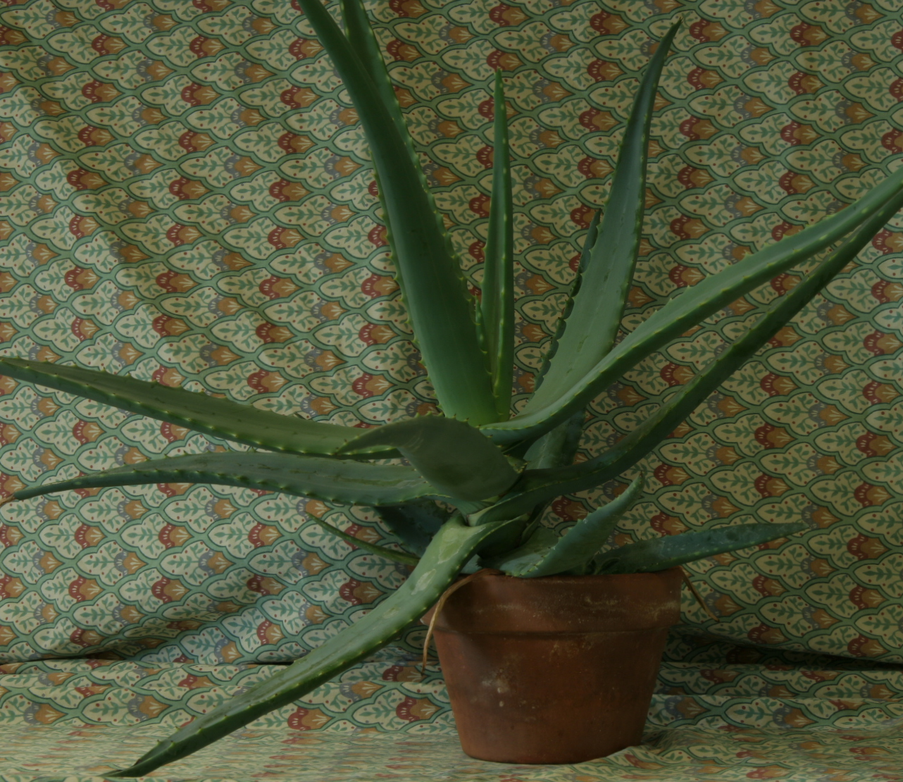
#> input picture view5.png, 903 x 782 px, shrunk from 1282 x 1110 before the run
$ jupyter execute --allow-errors chap154.ipynb   (older library calls are emulated)
#> lines starting #> are read from the running program, lines starting #| are printed output that depends on the picture
[cell 1]
import cv2
import numpy as np
from matplotlib import pyplot as plt

img = cv2.imread('Djed.jpg')
#> (the rest of this cell did not finish here and is left out)

#> (a cell that did not finish here is left out)

[cell 3]
sift = cv2.SIFT()
#> (the rest of this cell did not finish here and is left out)

[cell 4]
import cv2
import numpy as np
from matplotlib import pyplot as plt

img = cv2.imread('view5.png')
#> img is the input picture: shape (782, 903, 3); mean B, G, R 57, 84.4, 78.8
gray= cv2.cvtColor(img,cv2.COLOR_BGR2GRAY)
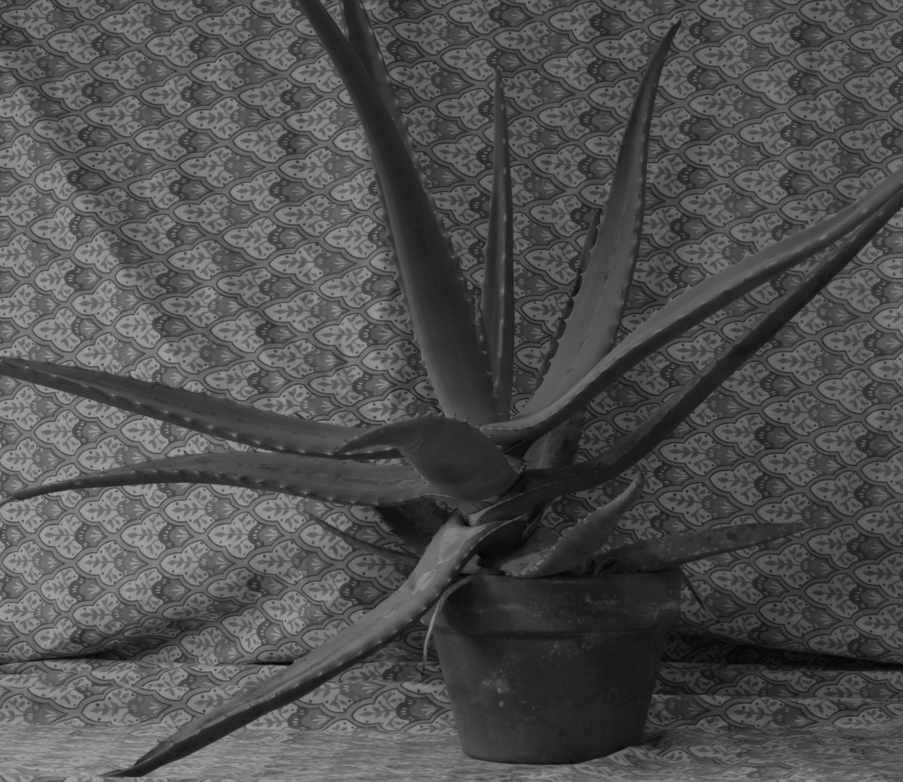
#> gray: shape (782, 903); min 4, max 163, mean 79.6

sift = cv2.SIFT_create()
kp, des = sift.detectAndCompute(gray,None)
#> kp = 10000 keypoints; strongest (x, y, size): (144, 767, 12.2), (450, 543, 26.5), (155, 486, 3.4), (259, 450, 2.6)
img=cv2.drawKeypoints(gray,kp,img)
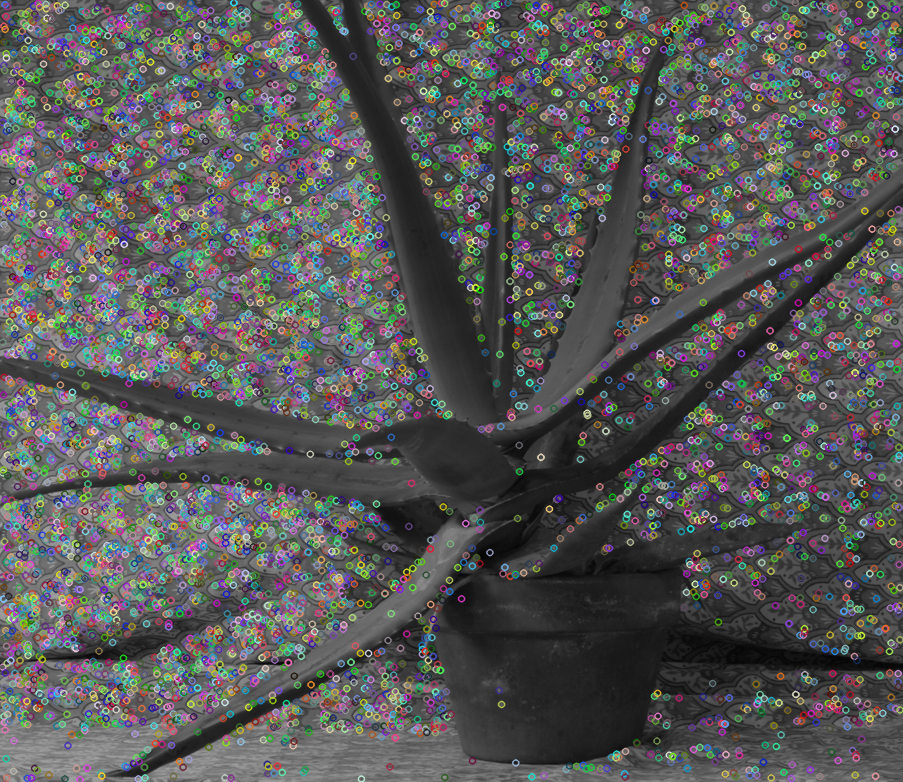
#> img: shape (782, 903, 3); mean B, G, R 87.4, 87.7, 87.5

cv2.imwrite('view5_sift.png',img)
plt.imshow(img)

$ run again, with view1.png copied over view5.png
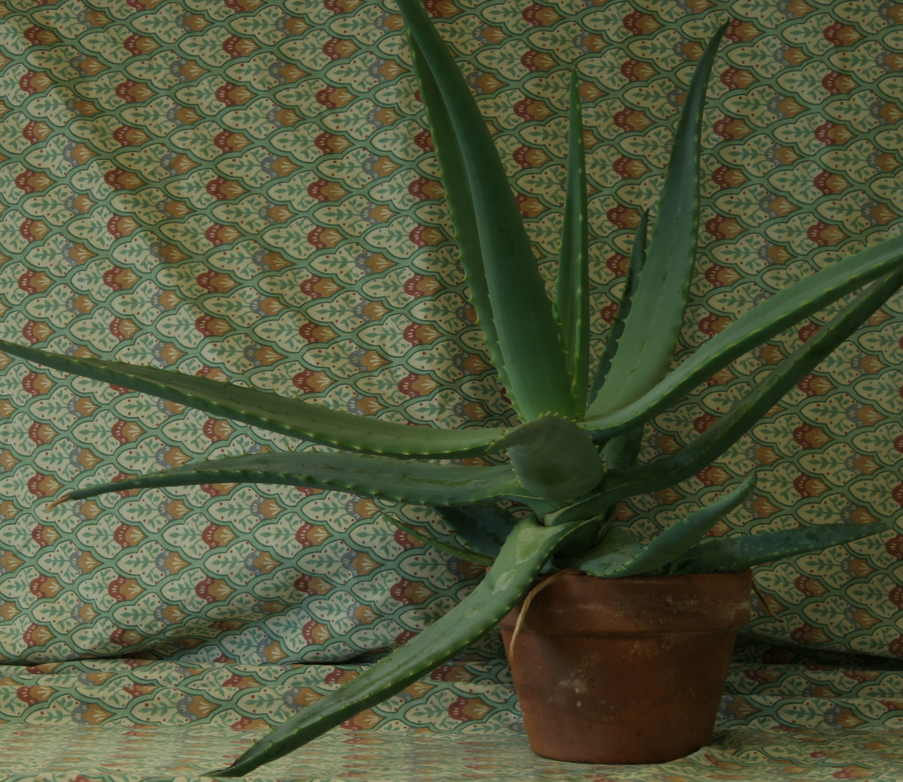
#> input picture view1.png, 903 x 782 px, shrunk from 1282 x 1110 before the run
#> img is the input picture: shape (782, 903, 3); mean B, G, R 58.9, 86.1, 80.9
#> `gray= cv2.cvtColor(img,cv2.COLOR_BGR2GRAY)`:
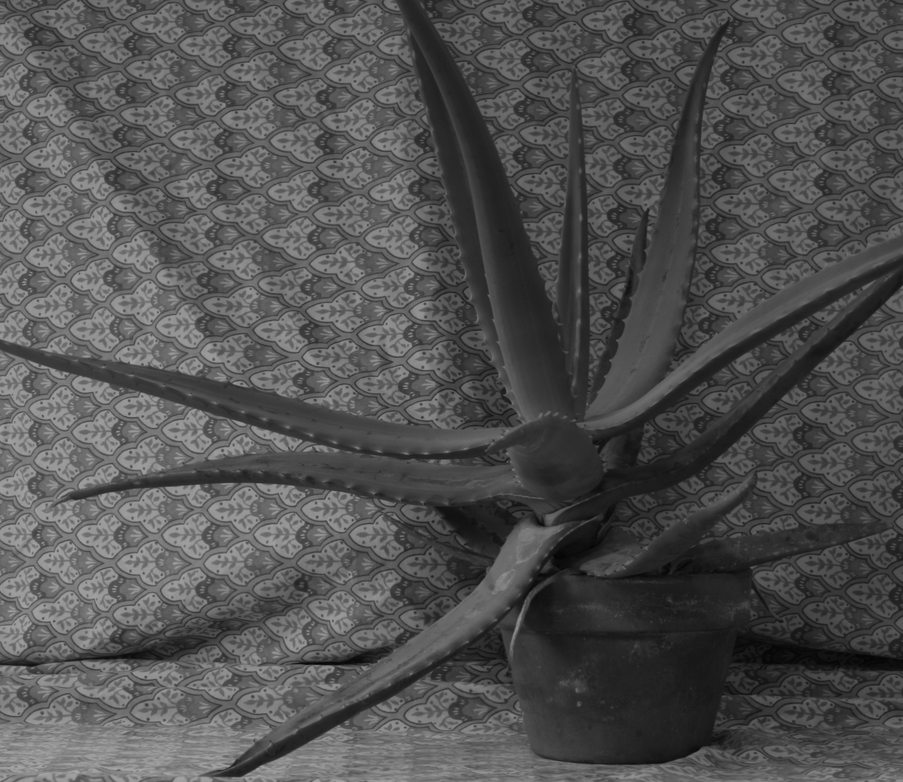
#> gray: shape (782, 903); min 3, max 168, mean 81.5
#> kp = 10247 keypoints; strongest (x, y, size): (198, 486, 3.3), (332, 668, 3.4), (130, 452, 1.9), (222, 450, 1.9)
#> `img=cv2.drawKeypoints(gray,kp,img)`:
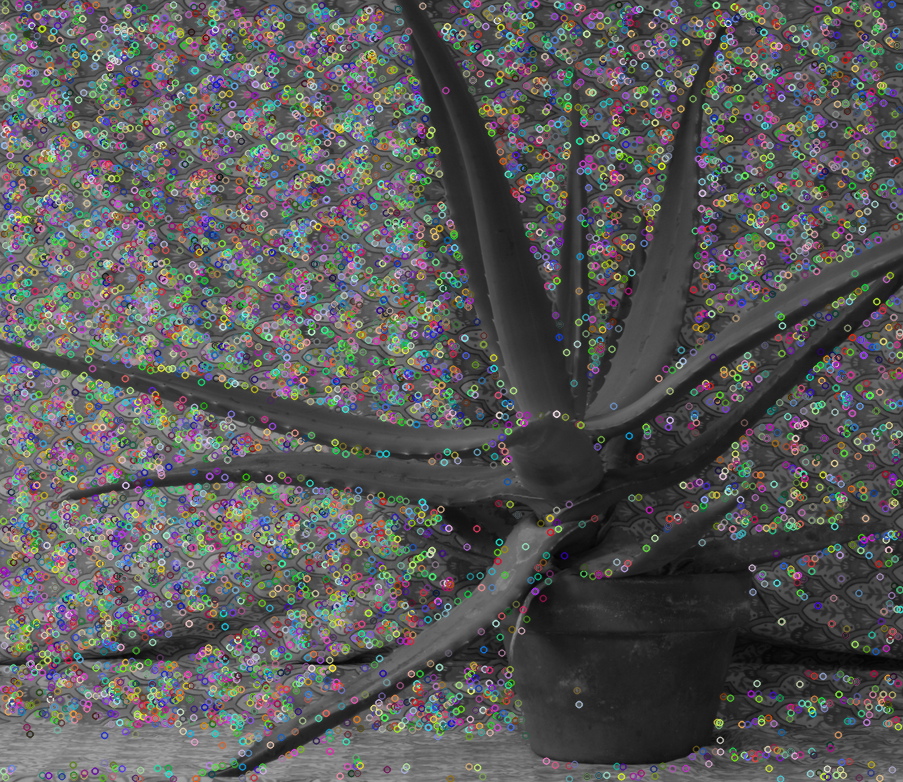
#> img: shape (782, 903, 3); mean B, G, R 88.6, 88.8, 88.8

$ run again, with 20201105_125557.png copied over view5.png
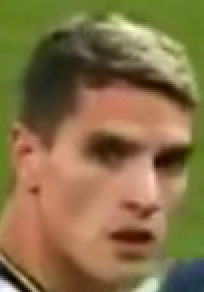
#> input picture 20201105_125557.png, 102 x 146 px (shown 2 times larger)
#> img is the input picture: shape (146, 102, 3); mean B, G, R 71.5, 112.3, 134.1
#> `gray= cv2.cvtColor(img,cv2.COLOR_BGR2GRAY)`:
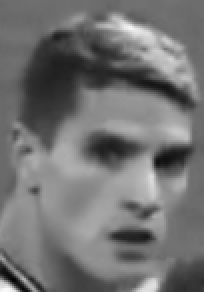
#> gray: shape (146, 102) (shown 2 times larger); min 1, max 250, mean 114.2
#> kp = 70 keypoints; strongest (x, y, size): (84, 79, 9.7), (7, 140, 3.5), (54, 75, 12.1), (12, 140, 2.2)
#> `img=cv2.drawKeypoints(gray,kp,img)`:
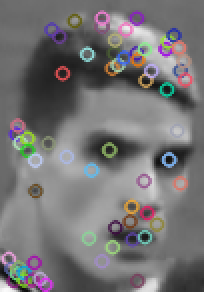
#> img: shape (146, 102, 3) (shown 2 times larger); mean B, G, R 116.6, 115.4, 117.2
